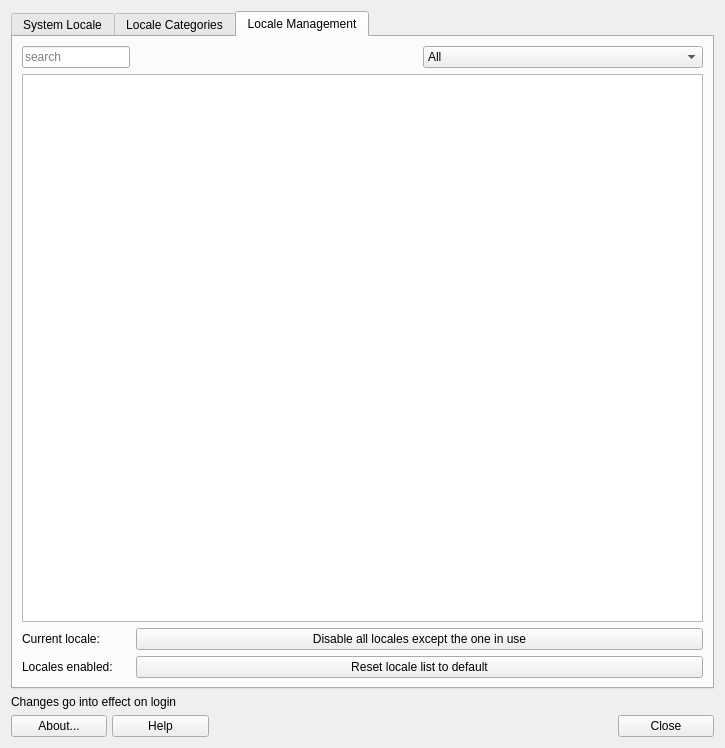
<?xml version="1.0" encoding="UTF-8"?>
<ui version="4.0">
 <class>MainWindow</class>
 <widget class="QDialog" name="MainWindow">
  <property name="geometry">
   <rect>
    <x>0</x>
    <y>0</y>
    <width>725</width>
    <height>748</height>
   </rect>
  </property>
  <property name="windowTitle">
   <string>Program_Name</string>
  </property>
  <layout class="QGridLayout" name="gridLayout_2">
   <item row="5" column="0" colspan="3">
    <layout class="QGridLayout" name="buttonBar" columnstretch="0,0,0,0,0,0,0,0,0">
     <property name="sizeConstraint">
      <enum>QLayout::SetDefaultConstraint</enum>
     </property>
     <property name="leftMargin">
      <number>0</number>
     </property>
     <property name="topMargin">
      <number>0</number>
     </property>
     <property name="rightMargin">
      <number>0</number>
     </property>
     <property name="bottomMargin">
      <number>0</number>
     </property>
     <property name="spacing">
      <number>5</number>
     </property>
     <item row="1" column="8">
      <widget class="QPushButton" name="buttonCancel">
       <property name="sizePolicy">
        <sizepolicy hsizetype="Minimum" vsizetype="Preferred">
         <horstretch>0</horstretch>
         <verstretch>0</verstretch>
        </sizepolicy>
       </property>
       <property name="toolTip">
        <string>Quit application</string>
       </property>
       <property name="text">
        <string>Close</string>
       </property>
       <property name="icon">
        <iconset theme="window-close">
         <normaloff>.</normaloff>.</iconset>
       </property>
       <property name="shortcut">
        <string>Alt+N</string>
       </property>
       <property name="autoDefault">
        <bool>false</bool>
       </property>
      </widget>
     </item>
     <item row="1" column="3" alignment="Qt::AlignHCenter">
      <widget class="QLabel" name="labelLogo">
       <property name="maximumSize">
        <size>
         <width>32</width>
         <height>32</height>
        </size>
       </property>
       <property name="midLineWidth">
        <number>0</number>
       </property>
       <property name="text">
        <string/>
       </property>
       <property name="pixmap">
        <pixmap resource="images.qrc">:/icons/images/logo.svg</pixmap>
       </property>
       <property name="scaledContents">
        <bool>true</bool>
       </property>
      </widget>
     </item>
     <item row="1" column="0">
      <widget class="QPushButton" name="buttonAbout">
       <property name="sizePolicy">
        <sizepolicy hsizetype="Minimum" vsizetype="Preferred">
         <horstretch>0</horstretch>
         <verstretch>0</verstretch>
        </sizepolicy>
       </property>
       <property name="toolTip">
        <string>About this application</string>
       </property>
       <property name="text">
        <string>About...</string>
       </property>
       <property name="icon">
        <iconset theme="help-about">
         <normaloff>.</normaloff>.</iconset>
       </property>
       <property name="shortcut">
        <string>Alt+B</string>
       </property>
       <property name="autoDefault">
        <bool>false</bool>
       </property>
      </widget>
     </item>
     <item row="1" column="1">
      <widget class="QPushButton" name="buttonHelp">
       <property name="sizePolicy">
        <sizepolicy hsizetype="Minimum" vsizetype="Preferred">
         <horstretch>0</horstretch>
         <verstretch>0</verstretch>
        </sizepolicy>
       </property>
       <property name="toolTip">
        <string>Display help </string>
       </property>
       <property name="text">
        <string>Help</string>
       </property>
       <property name="icon">
        <iconset theme="help-contents">
         <normaloff>.</normaloff>.</iconset>
       </property>
       <property name="shortcut">
        <string>Alt+H</string>
       </property>
       <property name="autoDefault">
        <bool>false</bool>
       </property>
      </widget>
     </item>
     <item row="1" column="2">
      <spacer name="horizontalSpacer1">
       <property name="orientation">
        <enum>Qt::Horizontal</enum>
       </property>
       <property name="sizeType">
        <enum>QSizePolicy::Minimum</enum>
       </property>
       <property name="sizeHint" stdset="0">
        <size>
         <width>100</width>
         <height>20</height>
        </size>
       </property>
      </spacer>
     </item>
     <item row="1" column="4" colspan="2">
      <spacer name="horizontalSpacer2">
       <property name="orientation">
        <enum>Qt::Horizontal</enum>
       </property>
       <property name="sizeType">
        <enum>QSizePolicy::Minimum</enum>
       </property>
       <property name="sizeHint" stdset="0">
        <size>
         <width>100</width>
         <height>20</height>
        </size>
       </property>
      </spacer>
     </item>
    </layout>
   </item>
   <item row="0" column="0" colspan="3">
    <widget class="QTabWidget" name="tabWidget">
     <property name="minimumSize">
      <size>
       <width>0</width>
       <height>0</height>
      </size>
     </property>
     <property name="currentIndex">
      <number>2</number>
     </property>
     <widget class="QWidget" name="tabLanguage">
      <attribute name="title">
       <string extracomment=" language selection, also default for locale subvariables if not otherwise defined">System Locale</string>
      </attribute>
      <layout class="QGridLayout" name="gridLayout_4">
       <item row="1" column="1">
        <widget class="QPushButton" name="buttonLang">
         <property name="text">
          <string>PushButton</string>
         </property>
        </widget>
       </item>
       <item row="1" column="0">
        <widget class="QLabel" name="labelLanguage">
         <property name="text">
          <string>Current System Language:</string>
         </property>
        </widget>
       </item>
       <item row="3" column="1">
        <spacer name="verticalSpacer_2">
         <property name="orientation">
          <enum>Qt::Vertical</enum>
         </property>
         <property name="sizeHint" stdset="0">
          <size>
           <width>169</width>
           <height>51</height>
          </size>
         </property>
        </spacer>
       </item>
       <item row="2" column="1">
        <widget class="QPushButton" name="pushResetSubvar">
         <property name="text">
          <string>Set all locale categories to current language</string>
         </property>
        </widget>
       </item>
      </layout>
     </widget>
     <widget class="QWidget" name="tabSubvariables">
      <attribute name="title">
       <string extracomment="defines individual subvariables for locale">Locale Categories</string>
      </attribute>
      <layout class="QGridLayout" name="gridLayout_3">
       <item row="1" column="0">
        <widget class="QGroupBox" name="groupBox">
         <property name="title">
          <string notr="true"/>
         </property>
         <layout class="QFormLayout" name="formLayout">
          <item row="0" column="0">
           <widget class="QLabel" name="label_Ctype">
            <property name="text">
             <string notr="true">CType</string>
            </property>
           </widget>
          </item>
          <item row="0" column="1">
           <widget class="QPushButton" name="pushButtonCType">
            <property name="text">
             <string notr="true">CType</string>
            </property>
           </widget>
          </item>
          <item row="1" column="0">
           <widget class="QLabel" name="label_3">
            <property name="text">
             <string>Numeric</string>
            </property>
           </widget>
          </item>
          <item row="1" column="1">
           <widget class="QPushButton" name="pushButtonNumeric">
            <property name="text">
             <string notr="true">Numeric</string>
            </property>
           </widget>
          </item>
          <item row="2" column="0">
           <widget class="QLabel" name="label_4">
            <property name="text">
             <string>Time</string>
            </property>
           </widget>
          </item>
          <item row="2" column="1">
           <widget class="QPushButton" name="pushButtonTime">
            <property name="text">
             <string notr="true">Time</string>
            </property>
           </widget>
          </item>
          <item row="3" column="0">
           <widget class="QLabel" name="label_5">
            <property name="text">
             <string>Collate</string>
            </property>
           </widget>
          </item>
          <item row="3" column="1">
           <widget class="QPushButton" name="pushButtonCollate">
            <property name="text">
             <string notr="true">Collate</string>
            </property>
           </widget>
          </item>
          <item row="4" column="0">
           <widget class="QLabel" name="label_6">
            <property name="text">
             <string>Currency</string>
            </property>
           </widget>
          </item>
          <item row="4" column="1">
           <widget class="QPushButton" name="pushButtonMonetary">
            <property name="text">
             <string notr="true">Monetary</string>
            </property>
           </widget>
          </item>
          <item row="5" column="0">
           <widget class="QLabel" name="label_7">
            <property name="text">
             <string>Messages</string>
            </property>
           </widget>
          </item>
          <item row="5" column="1">
           <widget class="QPushButton" name="pushButtonMessages">
            <property name="text">
             <string notr="true">Messages</string>
            </property>
           </widget>
          </item>
          <item row="6" column="0">
           <widget class="QLabel" name="label_8">
            <property name="text">
             <string>Paper Size</string>
            </property>
           </widget>
          </item>
          <item row="6" column="1">
           <widget class="QPushButton" name="pushButtonPaper">
            <property name="text">
             <string notr="true">Paper</string>
            </property>
           </widget>
          </item>
          <item row="7" column="0">
           <widget class="QLabel" name="label_9">
            <property name="text">
             <string>Name Style</string>
            </property>
           </widget>
          </item>
          <item row="7" column="1">
           <widget class="QPushButton" name="pushButtonName">
            <property name="text">
             <string notr="true">Name</string>
            </property>
           </widget>
          </item>
          <item row="8" column="0">
           <widget class="QLabel" name="label_10">
            <property name="text">
             <string>Address</string>
            </property>
           </widget>
          </item>
          <item row="8" column="1">
           <widget class="QPushButton" name="pushButtonAddress">
            <property name="text">
             <string notr="true">Address</string>
            </property>
           </widget>
          </item>
          <item row="9" column="0">
           <widget class="QLabel" name="label_11">
            <property name="text">
             <string>Telephone</string>
            </property>
           </widget>
          </item>
          <item row="9" column="1">
           <widget class="QPushButton" name="pushButtonTelephone">
            <property name="text">
             <string notr="true">Telephone</string>
            </property>
           </widget>
          </item>
          <item row="10" column="0">
           <widget class="QLabel" name="label_12">
            <property name="text">
             <string>Measurement</string>
            </property>
           </widget>
          </item>
          <item row="10" column="1">
           <widget class="QPushButton" name="pushButtonMeasurement">
            <property name="text">
             <string notr="true">Measurement</string>
            </property>
           </widget>
          </item>
          <item row="11" column="0">
           <widget class="QLabel" name="label_Ident">
            <property name="text">
             <string notr="true">Identification</string>
            </property>
           </widget>
          </item>
          <item row="11" column="1">
           <widget class="QPushButton" name="pushButtonIdentification">
            <property name="text">
             <string notr="true">Identification</string>
            </property>
           </widget>
          </item>
         </layout>
        </widget>
       </item>
      </layout>
     </widget>
     <widget class="QWidget" name="tabManagement">
      <attribute name="title">
       <string extracomment="Tab to manage generation of locale caches">Locale Management</string>
      </attribute>
      <layout class="QGridLayout" name="gridLayout">
       <item row="0" column="2">
        <widget class="QComboBox" name="comboFilter">
         <property name="currentText">
          <string extracomment="elements of filter box">All</string>
         </property>
         <item>
          <property name="text">
           <string>All</string>
          </property>
         </item>
         <item>
          <property name="text">
           <string>Enabled</string>
          </property>
         </item>
         <item>
          <property name="text">
           <string>Disabled</string>
          </property>
         </item>
        </widget>
       </item>
       <item row="2" column="0">
        <widget class="QLabel" name="labelCurrentLocale">
         <property name="text">
          <string notr="true">Current locale:</string>
         </property>
        </widget>
       </item>
       <item row="1" column="0" colspan="3">
        <widget class="QListWidget" name="listWidget"/>
       </item>
       <item row="3" column="0">
        <widget class="QLabel" name="labelCountLocale">
         <property name="text">
          <string notr="true" extracomment="count of the number of loca">Locales enabled:</string>
         </property>
        </widget>
       </item>
       <item row="2" column="1" colspan="2">
        <widget class="QPushButton" name="pushDisableLocales">
         <property name="text">
          <string extracomment="disables generation of any locale except on that is currently in use">Disable all locales except the one in use</string>
         </property>
         <property name="autoDefault">
          <bool>false</bool>
         </property>
        </widget>
       </item>
       <item row="0" column="0">
        <widget class="QLineEdit" name="textSearch">
         <property name="sizePolicy">
          <sizepolicy hsizetype="Fixed" vsizetype="Fixed">
           <horstretch>0</horstretch>
           <verstretch>0</verstretch>
          </sizepolicy>
         </property>
         <property name="inputMask">
          <string/>
         </property>
         <property name="placeholderText">
          <string>search</string>
         </property>
         <property name="clearButtonEnabled">
          <bool>true</bool>
         </property>
        </widget>
       </item>
       <item row="3" column="1" colspan="2">
        <widget class="QPushButton" name="pushResetLocales">
         <property name="text">
          <string>Reset locale list to default</string>
         </property>
        </widget>
       </item>
      </layout>
     </widget>
    </widget>
   </item>
   <item row="1" column="0" colspan="3">
    <widget class="QLabel" name="labelChangesOnLogin">
     <property name="text">
      <string>Changes go into effect on login</string>
     </property>
    </widget>
   </item>
  </layout>
 </widget>
 <tabstops>
  <tabstop>tabWidget</tabstop>
  <tabstop>buttonLang</tabstop>
  <tabstop>buttonAbout</tabstop>
  <tabstop>buttonHelp</tabstop>
  <tabstop>buttonCancel</tabstop>
  <tabstop>comboFilter</tabstop>
  <tabstop>listWidget</tabstop>
 </tabstops>
 <resources>
  <include location="images.qrc"/>
 </resources>
 <connections>
  <connection>
   <sender>buttonCancel</sender>
   <signal>pressed()</signal>
   <receiver>MainWindow</receiver>
   <slot>close()</slot>
   <hints>
    <hint type="sourcelabel">
     <x>591</x>
     <y>625</y>
    </hint>
    <hint type="destinationlabel">
     <x>388</x>
     <y>272</y>
    </hint>
   </hints>
  </connection>
 </connections>
</ui>
